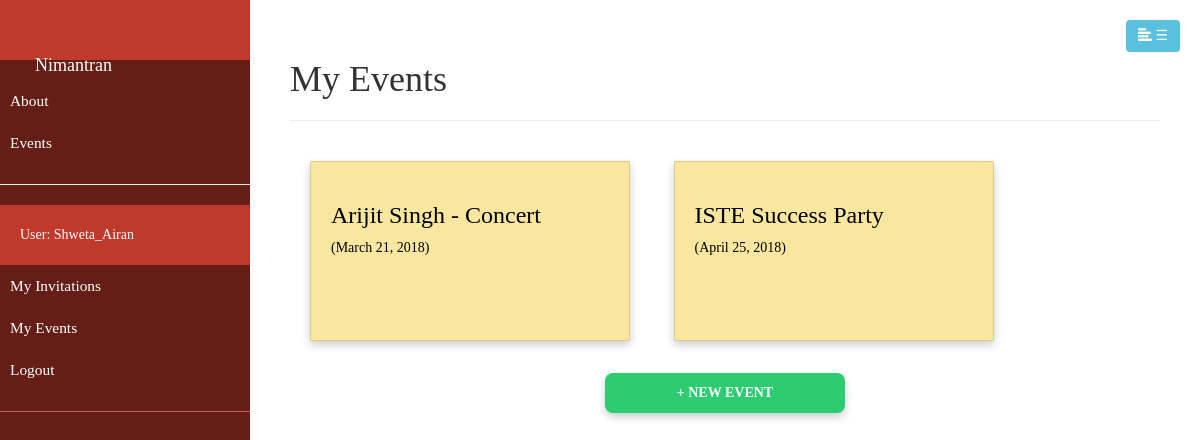
The app's page /catalog/myorganized/ (signed in), older data.
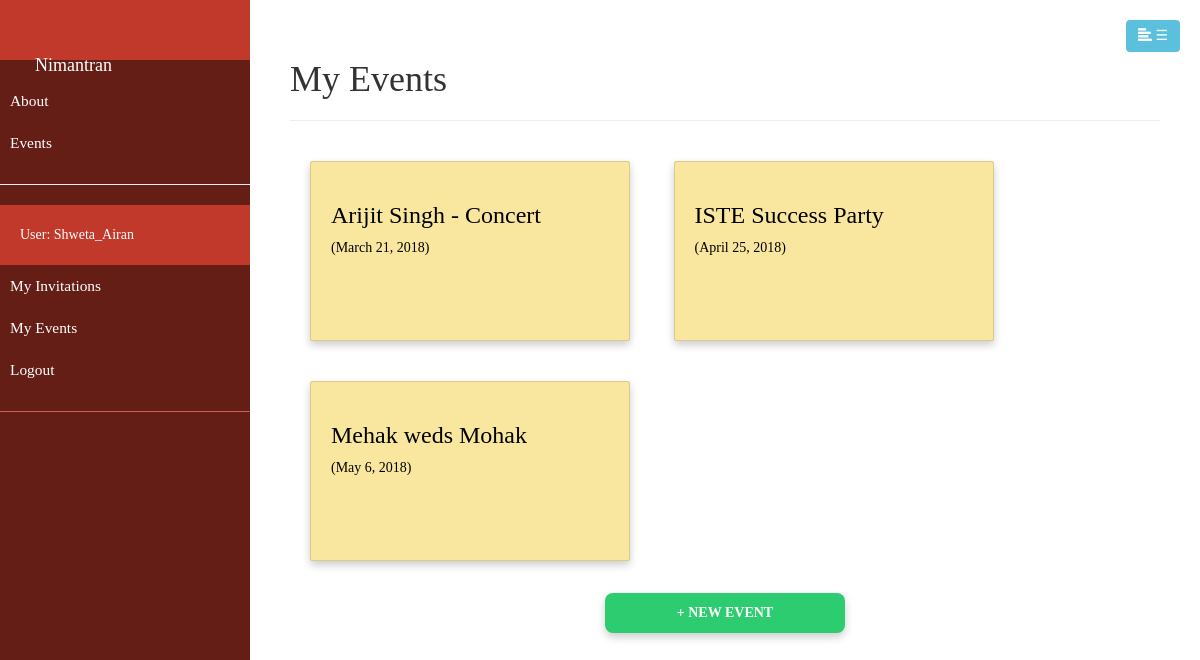
The same page, newer data.
### catalog/models.py (models this page shows, shortened)
class Event(models.Model):
    title = models.CharField(max_length = 200, help_text = "Provide a title to your event.")
    description = models.CharField(max_length = 500, help_text = "Briefly describe in 500 chars.")
    dateFrom = models.DateField()
    dateTo = models.DateField()
    organizer = models.ForeignKey(User, on_delete = models.SET_NULL, null=True, blank=True)
    cateory = models.ManyToManyField(Category, help_text = "Select a category for this event")
    venue = models.ForeignKey(Venue, help_text = "Select the venue", on_delete = models.DO_NOTHING)
    public = models.BooleanField(default = True)
    def get_absolute_url(self):
        return reverse('event-detail', args=[str(self.id)])

### catalog/views.py (the view)
# urls.py: path('myorganized/', views.OrganizedListView.as_view(), name='my-organized'),
class OrganizedListView(LoginRequiredMixin, generic.ListView):
    model = Event
    template_name = 'catalog/organized_list_user.html'
    def get_queryset(self):
        return Event.objects.filter(organizer=self.request.user)

### catalog/templates/catalog/organized_list_user.html
{% extends "base_generic.html" %}
{% block content %}
<div style="padding: 40px">
    <h1>My Events</h1>
    <hr>
    <div class="outer">
      {% if event_list %}
        {% for event in event_list %}
        <a class="card" href="{{ event.get_absolute_url }}">
            <h3>{{ event.title }}</h3>
            ({{event.dateFrom}})
        </a>
        {% endfor %}
      {% else %}
        <p>You have no events.</p>
      {% endif %}
    </div>
    <center><a class="card-display" href="/catalog/events/create/" style="color: white; background-color: #2ECC71; ">
        <strong>+ NEW EVENT</strong>
    </a></center>
</div>
{% endblock %}

Row changes from the older to the newer data that the page shows:
added Event: title "Mehak weds Mohak", dateFrom "May 6, 2018"
